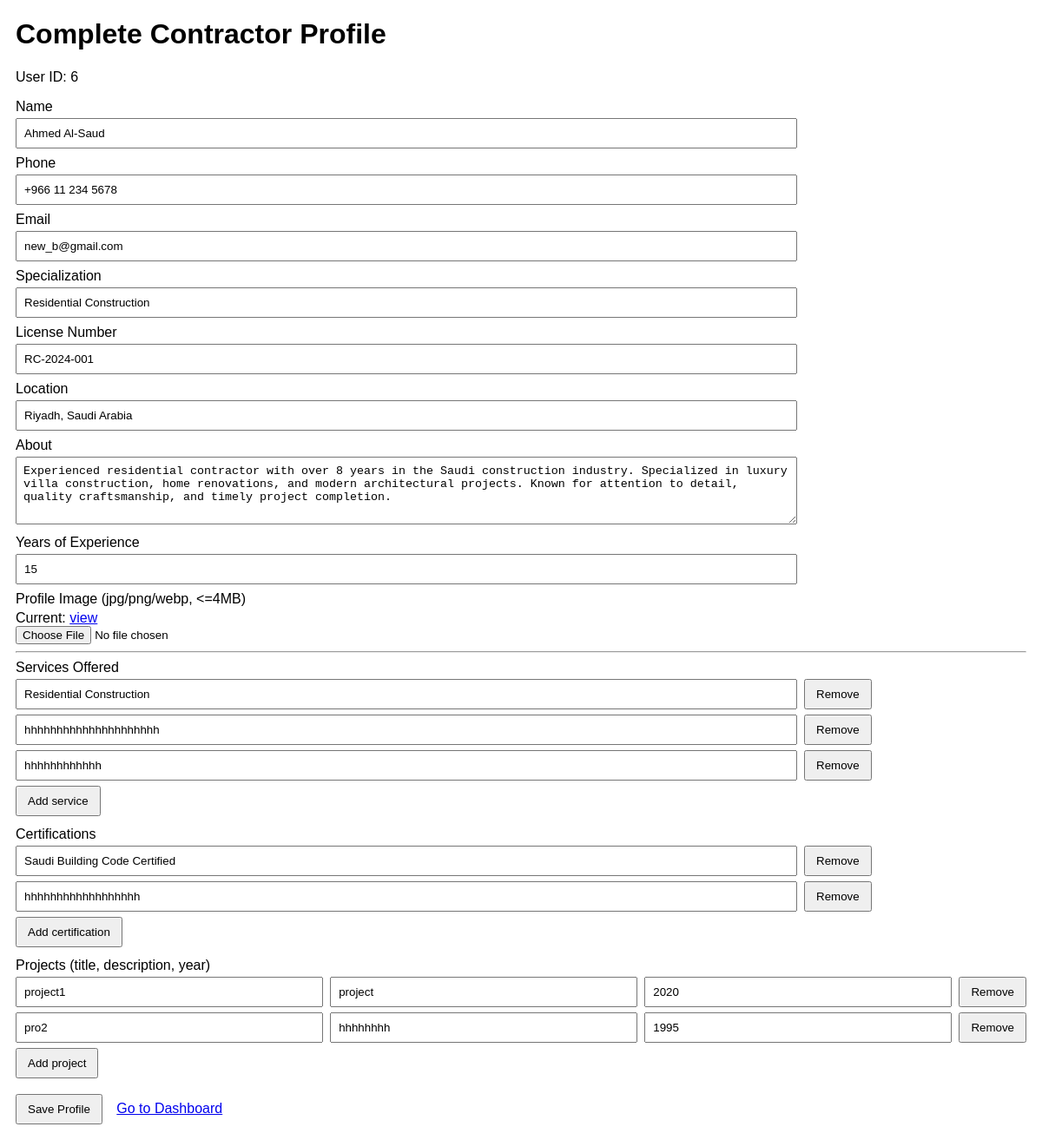
/new_backend/contractors_frontend/ContractorProfile.php?user_id=6, run on the app's committed database.
### tables this page shows
CREATE TABLE `user` (
  `user_id` int(11) NOT NULL,
  `name` varchar(200) NOT NULL,
  `email` varchar(320) NOT NULL,
  `password` varchar(512) NOT NULL,
  `phone` varchar(50) DEFAULT NULL,
  `role` enum('client','contractor','admin') NOT NULL,
  `created_at` datetime(3) NOT NULL DEFAULT current_timestamp(3),
  `status` varchar(50) DEFAULT NULL
);

CREATE TABLE `contractorprofile` (
  `contractor_id` int(11) NOT NULL,
  `specialization` varchar(200) DEFAULT NULL,
  `license_number` varchar(200) DEFAULT NULL,
  `location` varchar(300) DEFAULT NULL,
  `about` longtext DEFAULT NULL,
  `experience_years` tinyint(3) UNSIGNED DEFAULT NULL,
  `profile_image` varchar(600) DEFAULT NULL,
  `created_at` datetime(3) NOT NULL DEFAULT current_timestamp(3)
);

CREATE TABLE `contractorservice` (
  `service_id` int(11) NOT NULL,
  `contractor_id` int(11) NOT NULL,
  `service_name` varchar(200) NOT NULL,
  `details` longtext DEFAULT NULL,
  `created_at` datetime(3) NOT NULL DEFAULT current_timestamp(3)
);

CREATE TABLE `contractorcertification` (
  `cert_id` int(11) NOT NULL,
  `contractor_id` int(11) NOT NULL,
  `cert_name` varchar(300) NOT NULL,
  `issuer` varchar(300) DEFAULT NULL,
  `issue_date` date DEFAULT NULL,
  `credential_url` varchar(600) DEFAULT NULL,
  `created_at` datetime(3) NOT NULL DEFAULT current_timestamp(3)
);

CREATE TABLE `contractorproject` (
  `portfolio_id` int(11) NOT NULL,
  `contractor_id` int(11) NOT NULL,
  `title` varchar(300) NOT NULL,
  `description` longtext DEFAULT NULL,
  `year_completed` smallint(5) UNSIGNED DEFAULT NULL,
  `project_url` varchar(600) DEFAULT NULL,
  `created_at` datetime(3) NOT NULL DEFAULT current_timestamp(3)
);

### new_backend/contractors_frontend/ContractorProfile.php (the view, shortened to what this page needs)
<?php
$userId = $_GET['user_id'] ?? 1;
$pdo = getPDO();
function fetch_existing(PDO $pdo, int $userId) {
    $out = ['user' => null, 'profile' => null, 'services' => [], 'certs' => [], 'projects' => [], 'assets' => []];
    $stmt = $pdo->prepare('SELECT user_id, name, email, phone FROM `User` WHERE user_id = :id LIMIT 1');
    $stmt->execute([':id' => $userId]);
    $out['user'] = $stmt->fetch(PDO::FETCH_ASSOC);
    $stmt = $pdo->prepare('SELECT * FROM ContractorProfile WHERE contractor_id = :id LIMIT 1');
    $stmt->execute([':id' => $userId]);
    $out['profile'] = $stmt->fetch(PDO::FETCH_ASSOC);
    $stmt = $pdo->prepare('SELECT service_name, details FROM ContractorService WHERE contractor_id = :id ORDER BY service_id ASC');
    $stmt->execute([':id' => $userId]);
    $out['services'] = $stmt->fetchAll(PDO::FETCH_ASSOC);
    $stmt = $pdo->prepare('SELECT cert_name, issuer, issue_date, credential_url FROM ContractorCertification WHERE contractor_id = :id ORDER BY cert_id ASC');
    $stmt->execute([':id' => $userId]);
    $out['certs'] = $stmt->fetchAll(PDO::FETCH_ASSOC);
    $stmt = $pdo->prepare('SELECT title, description, year_completed FROM ContractorProject WHERE contractor_id = :id ORDER BY portfolio_id ASC');
    $stmt->execute([':id' => $userId]);
    $out['projects'] = $stmt->fetchAll(PDO::FETCH_ASSOC);
    $stmt = $pdo->prepare('SELECT asset_id, asset_type, file_path, caption FROM ContractorAsset WHERE contractor_id = :id ORDER BY uploaded_at ASC');
    $stmt->execute([':id' => $userId]);
    $out['assets'] = $stmt->fetchAll(PDO::FETCH_ASSOC);
    return $out;
}
$existing = fetch_existing($pdo, $userId);
$user = $existing['user'] ?? [];
$profile = $existing['profile'] ?? [];
$services_list = $existing['services'];
$certs_list = $existing['certs'];
$projects_list = $existing['projects'];
?><!doctype html>
<html lang="en">
<head>
</head>
<body>
  <h1>Complete Contractor Profile</h1>
  <p>User ID: <?= $userId ?></p>
  <form method="post" enctype="multipart/form-data" id="contractorForm">
    <label for="name">Name</label>
    <input id="name" name="name" type="text" required value="<?=htmlspecialchars($user['name'] ?? '')?>">
    <label for="phone">Phone</label>
    <input id="phone" name="phone" type="text" value="<?=htmlspecialchars($user['phone'] ?? '')?>">
    <label for="email">Email</label>
    <input id="email" name="email" type="email" required value="<?=htmlspecialchars($user['email'] ?? '')?>">
    <label for="specialization">Specialization</label>
    <input id="specialization" name="specialization" type="text" value="<?=htmlspecialchars($profile['specialization'] ?? '')?>">
    <label for="license_number">License Number</label>
    <input id="license_number" name="license_number" type="text" value="<?=htmlspecialchars($profile['license_number'] ?? '')?>">
    <label for="location">Location</label>
    <input id="location" name="location" type="text" value="<?=htmlspecialchars($profile['location'] ?? '')?>">
    <label for="about">About</label>
    <textarea id="about" name="about" rows="4"><?=htmlspecialchars($profile['about'] ?? '')?></textarea>
    <label for="experience_years">Years of Experience</label>
    <input id="experience_years" name="experience_years" type="number" min="0" max="120" value="<?=htmlspecialchars($profile['experience_years'] ?? '')?>">
    <label>Profile Image (jpg/png/webp, &lt;=4MB)</label>
    <?php if (!empty($profile['profile_image'])): ?>
      <div id="currentImage">Current: <a id="profileImageLink" href="<?=htmlspecialchars($profile['profile_image'])?>" target="_blank">view</a></div>
    <?php else: ?>
      <div id="currentImage" class="small">No profile image uploaded yet.</div>
    <?php endif; ?>
    <input type="file" name="profile_image" accept="image/*">
    <hr>
    <div class="multilist" id="servicesList">
      <label>Services Offered</label>
      <div id="servicesContainer">
        <?php if (!empty($services_list)): ?>
          <?php foreach ($services_list as $s): ?>
            <div class="row"><input type="text" name="services[]" value="<?=htmlspecialchars($s['service_name'] ?? '')?>"><button type="button" class="btn removeService">Remove</button></div>
          <?php endforeach; ?>
        <?php else: ?>
          <div class="row"><input type="text" name="services[]" placeholder="Service name"><button type="button" class="btn removeService">Remove</button></div>
        <?php endif; ?>
      </div>
      <button type="button" id="addService" class="btn">Add service</button>
    </div>
    <div class="multilist" id="certsList">
      <label>Certifications</label>
      <div id="certsContainer">
        <?php if (!empty($certs_list)): ?>
          <?php foreach ($certs_list as $c): ?>
            <div class="row"><input type="text" name="certs[]" value="<?=htmlspecialchars($c['cert_name'] ?? '')?>"><button type="button" class="btn removeCert">Remove</button></div>
          <?php endforeach; ?>
        <?php else: ?>
          <div class="row"><input type="text" name="certs[]" placeholder="Certification name"><button type="button" class="btn removeCert">Remove</button></div>
        <?php endif; ?>
      </div>
      <button type="button" id="addCert" class="btn">Add certification</button>
    </div>
    <div class="multilist" id="projectsList">
      <label>Projects (title, description, year)</label>
      <div id="projectsContainer">
        <?php if (!empty($projects_list)): ?>
          <?php foreach ($projects_list as $p): ?>
            <div class="row projectRow">
              <input type="text" name="project_title[]" placeholder="Project title" value="<?=htmlspecialchars($p['title'] ?? '')?>">
              <input type="text" name="project_desc[]" placeholder="Short description" value="<?=htmlspecialchars($p['description'] ?? '')?>">
              <input type="number" name="project_year[]" placeholder="Year" style="width:90px" value="<?=htmlspecialchars($p['year_completed'] ?? '')?>">
              <button type="button" class="btn removeProject">Remove</button>
            </div>
          <?php endforeach; ?>
        <?php endif; ?>
      </div>
      <button type="button" id="addProject" class="btn">Add project</button>
    </div>
    <div style="margin-top:18px;">
      <button type="submit" class="btn" id="saveBtn">Save Profile</button>
      <a href="contractors.php" class="btn">Go to Dashboard</a>
    </div>
  </form>
</body>
</html>

### new_backend/contractors_frontend/ContractorProfile.php (style rules this page uses)
body { font-family:Arial,Helvetica,sans-serif;margin:18px }
label { display:block;margin:8px 0 4px }
input[type=text], input[type=number], input[type=email], textarea { width:100%; max-width:900px; padding:8px; box-sizing:border-box; }
.multilist { margin-bottom:12px; }
.multilist .row { display:flex; gap:8px; margin-bottom:6px; align-items:center; }
.multilist input { flex:1 }
.btn { padding:8px 12px; cursor:pointer; }

### data on the page
user: name "Ahmed Al-Saud", phone "+966 11 234 5678", email "new_b@gmail.com"
contractorprofile: specialization "Residential Construction", license_number "RC-2024-001", location "Riyadh, Saudi Arabia", about "Experienced residential contractor with over 8 years in the Saudi construction industry. Specialized in luxury villa construction, home renovations, and modern architectural projects. Known for attention to detail, quality craftsmanship, and timely project completion.", experience_years "15"
contractorservice: service_name "Residential Construction"
contractorservice: service_name "hhhhhhhhhhhhhhhhhhhhh"
contractorservice: service_name "hhhhhhhhhhhh"
contractorcertification: cert_name "Saudi Building Code Certified"
contractorcertification: cert_name "hhhhhhhhhhhhhhhhhh"
contractorproject: title "project1", description "project", year_completed "2020"
contractorproject: title "pro2", description "hhhhhhhh", year_completed "1995"

### other printed values
$userId "6"
